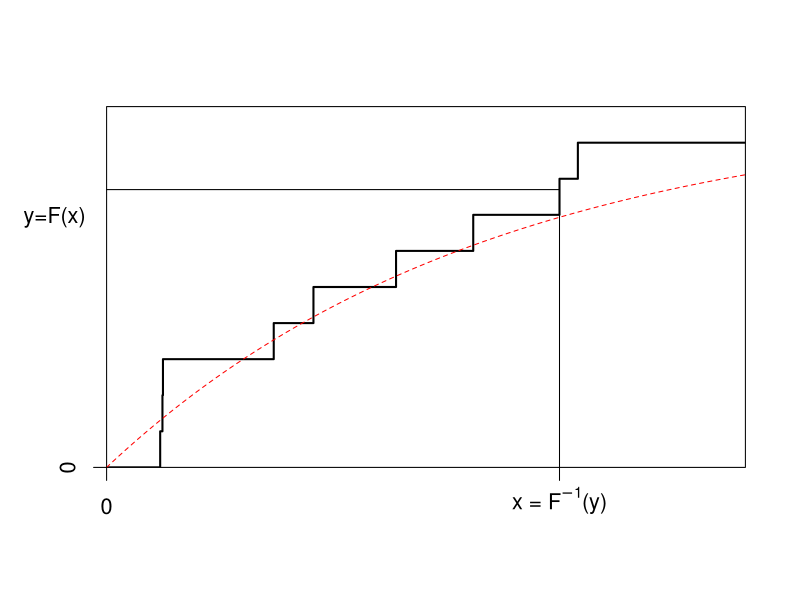
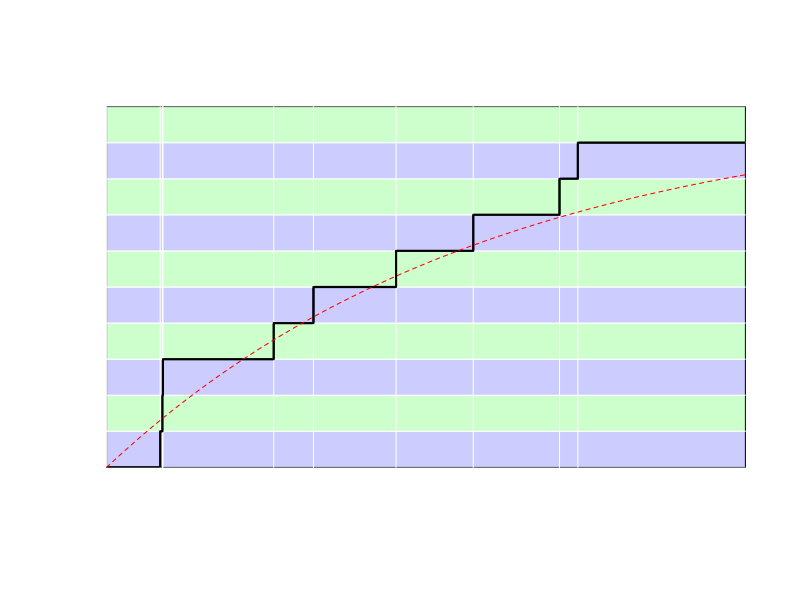

These charts were generated, in order, by the following R code: (Note: this script raises an error after producing the figures.)
## ---- chunk 1
plot.new()
par(cex=1.3)
set.seed(1)
x <- sort(c(0,rexp(10, 1/6)))
y<- (0:10)/10
plot(x,y, xlim=c(0, 10), ylim=c(0, 1), lwd=2,
        xlab="", type="s", ylab="",xaxs="i", yaxs="i", xaxt="n", yaxt="n")
vx <- seq(0, 10, by=.01)
vy<- 1-exp(-vx/6)
lines(vx,vy,lty=2,col="red")
x.6 <- x[9]
y.6 <- (sum(x<x.6))/10-.03
mtext("y=F(x)", side=2, line=2, cex=1.3, las=2, padj=-4, adj=.5) # PARA MOVERSE HACIA ARRIBA
axis(1, at=x.6, labels=expression("x =" ~ F^{-1} *"(y)"))
segments(x.6,0,x.6,y.6)
segments(0,y.6,x.6,y.6)
axis(1, at=0)
axis(2, at=0)
## ---- chunk 2
plot.new()
par(cex=1.3)
set.seed(1)
x <- sort(c(0,rexp(10, 1/6)))
y<- (0:10)/10
plot(x,y, xlim=c(0, 10), ylim=c(0, 1), lwd=2,
        xlab="", type="s", ylab="",xaxs="i", yaxs="i", xaxt="n", yaxt="n")
vx <- seq(0, 10, by=.01)
clr <- c(rgb(0,1,0,.2),rgb(0,0,1,.2))
for(i in 1:10){
  rect(-10,(i-1)/10,100,i/10,col=clr[1+i%%2],border="white")
}
abline(v=x,col="white")
lines(x,y,lwd=2,type="s")
vy<- 1-exp(-vx/6)
lines(vx,vy,lty=2,col="red")
## ---- chunk 3
set.seed(1)
n <- 10
x <- rexp(n, 1/6)
m <- 8
bootvalues <- sample(x, size=m, replace=TRUE)
## ---- chunk 4
round(bootvalues,digits=4)
## ---- chunk 5
# Ejemplo de Derrig et al
BIData <- read.csv("../../Data/DerrigResampling.csv", header =T)
BIData$Censored <- 1*(BIData$AmountPaid >= BIData$PolicyLimit)
BIDataUncensored <- subset(BIData, Censored == 0)
LER.boot <- function(ded, data, indices){
  resample.data <- data[indices,]
  sumClaims <- sum(resample.data$AmountPaid)
  sumClaims_d <- sum(pmin(resample.data$AmountPaid,ded))
  LER <-   sumClaims_d/sumClaims
  return(LER)  
}
##Derrig et al
set.seed(2019)
dVec2 <- c(4000, 5000, 10500, 11500, 14000, 18500)
OutBoot <- matrix(0,length(dVec2),6)
colnames(OutBoot) <- c("d","Estimación NP ","Sesgo bootstrap", "Bootstrap SD", 
                           "Límite inferior del CI (intervalo de confianza, en sus siglas en inglés) Normal al 95%", "Límite superior del CI Normal al 95%")
  for (i in 1:length(dVec2)) {
OutBoot[i,1] <- dVec2[i]
results <- boot(data=BIDataUncensored, statistic=LER.boot, R=1000, ded=dVec2[i])
OutBoot[i,2] <- results$t0
biasboot <- mean(results$t)-results$t0 -> OutBoot[i,3]
sdboot <- sd(results$t) -> OutBoot[i,4]
temp <- boot.ci(results)
OutBoot[i,5] <- temp$normal[2]
OutBoot[i,6] <- temp$normal[3]
}
## ---- chunk 6
knitr::kable(OutBoot, digits=5)
## ---- chunk 7
sample_x <- c(2.46,2.80,3.28,3.86,2.85,3.67,3.37,3.40,5.22,2.55,
              2.79,4.50,3.37,2.88,1.44,2.56,2.00,2.07,2.19,1.77)
## ---- chunk 8
(theta_1 <- exp(mean(sample_x)))
## ---- chunk 9
n <- length(sample_x)
(theta_2 <- exp(mean(sample_x)-var(sample_x)/(2*n)))
## ---- chunk 10
library(boot)
results <- boot(data=sample_x, 
                statistic=function(y,indices) exp(mean(y[indices])), 
                R=1000)
theta_3 <- mean(results$t)
## ---- chunk 11
plot(results)
print(results)
## ---- chunk 12
param <- function(x){
  n <- length(x)
  theta_1 <- exp(mean(x))
  theta_2 <- exp(mean(x)-var(x)/(2*n))
  results <- boot(data=x, 
                statistic=function(y,indices) exp(mean(y[indices])), 
                R=999)
  theta_3 <- mean(results$t)
  return(c(theta_1,theta_2,theta_3))
}
set.seed(2074)
ns<- 200
est <- function(n){
call_param <- function(i) param(rlnorm(n,0,1))
V <- Vectorize(call_param)(1:ns)
apply(V,1,median)
}
VN=seq(15,100,by=5)
Est <- Vectorize(est)(VN)
## ---- chunk 13
matplot(VN,t(Est),type="l", col=2:4, lty=2:4, ylim=exp(exp(1/2))+c(-1,1),
        xlab="sample size (n)", ylab="estimator")
abline(h=exp(exp(1/2)),lty=1, col=1)
legend("topleft", c("estimador bruto", "corrección de segundo orden", "bootstrap"),
       col=2:4,lty=2:4, bty="n")
## ---- chunk 14
# Example from Derrig et al
#BIData <- read.csv("./Data/DerrigResampling.csv", header =T)
BIData$Censored <- 1*(BIData$AmountPaid >= BIData$PolicyLimit)
BIDataUncensored <- subset(BIData, Censored == 0)
set.seed(2017)
PercentVec <- c(0.50, 0.80, 0.90, 0.95, 0.98)
OutBoot1 <- matrix(0,5,10)
colnames(OutBoot1) <- c("Fracción","Estimación NP ", "Sesgo bootstrap", "Bootstrap SD", 
                        "Límite inferior del CI Normal al 95%", "Límite superior del CI Normal al 95%",
                        "Límite inferior del CI básico al 95% ", "Límite superior del CI básico al 95%",
                        "Límite inferior del CI percentil al 95%", "Límite superior del CI percentil al 95% ")
for (i in 1:length(PercentVec)) {
OutBoot1[i,1] <- PercentVec[i]
results <- boot(data=BIDataUncensored$AmountPaid,
                statistic=function(X,indices)
                    quantile(X[indices],PercentVec[i]),
                 R=1000)
if (i==1){bootreal <- results$t}
OutBoot1[i,2] <- results$t0
OutBoot1[i,3] <- mean(results$t)-results$t0 
OutBoot1[i,4] <- sd(results$t) 
temp <- boot.ci(results, type = c("norm", "basic", "perc"))
OutBoot1[i,5] <- temp$normal[2]
OutBoot1[i,6] <- temp$normal[3]
OutBoot1[i,7] <- temp$basic[4]
OutBoot1[i,8] <- temp$basic[5]
OutBoot1[i,9] <- temp$percent[4]
OutBoot1[i,10] <- temp$percent[5]
}
## ---- chunk 15
knitr::kable(OutBoot1,digits=2)
## ---- chunk 16
CTE.boot <- function(data, indices, RiskLevel){
  resample.data <- data[indices,]
  X <- resample.data$AmountPaid
  cutoff <- quantile(X, RiskLevel)
  CTE <- sum(X*(X > cutoff))/sum(X > cutoff)
  return(CTE) 
}
set.seed(2017)  
PercentVec <- c(0.50, 0.80, 0.90, 0.95, 0.98)
OutBoot1 <- matrix(0,5,10)
colnames(OutBoot1) <- c("Fracción","Estimación NP", "Sesgo bootstrap", 
       "Bootstrap SD", "Límite inferior del CI normal al 95% ", "Límite superior del CI normal al 95% ",
       "Límite inferior del CI básico al 95%", "Límite superior del CI básico al 95%",
       "Límite inferior del CI percentil al 95%", "Límite superior del CI Percentil al 95% ")
  for (i in 1:length(PercentVec)) {
OutBoot1[i,1] <- PercentVec[i]
results <- boot(data=BIDataUncensored, statistic=CTE.boot, R=1000, RiskLevel=PercentVec[i])
OutBoot1[i,2] <- results$t0
OutBoot1[i,3] <- mean(results$t)-results$t0 
OutBoot1[i,4] <- sd(results$t) 
temp <- boot.ci(results, type = c("norm", "basic", "perc"))
OutBoot1[i,5] <- temp$normal[2]
OutBoot1[i,6] <- temp$normal[3]
OutBoot1[i,7] <- temp$basic[4]
OutBoot1[i,8] <- temp$basic[5]
OutBoot1[i,9] <- temp$percent[4]
OutBoot1[i,10] <- temp$percent[5]
  }
## ---- chunk 17
knitr::kable(OutBoot1,digits=2)
## ---- chunk 18
sample_x <- c(2.46,2.80,3.28,3.86,2.85,3.67,3.37,3.40,
              5.22,2.55,2.79,4.50,3.37,2.88,1.44,2.56,2.00,2.07,2.19,1.77)
## ---- chunk 19
x <- sample(sample_x,replace=TRUE)
## ---- chunk 20
library(MASS)
fit <- fitdistr(sample_x, dlnorm, list(meanlog = 1, sdlog = 1))
fit
## ---- chunk 21
x <- rlnorm(length(sample_x), meanlog=fit$estimate[1], sdlog=fit$estimate[2])
## ---- chunk 22
set.seed(2074)
CV <- matrix(NA,1e5,2)
for(s in 1:nrow(CV)){
x1 <- sample(sample_x,replace=TRUE)
x2 <- rlnorm(length(sample_x), meanlog=fit$estimate[1], sdlog=fit$estimate[2])
CV[s,] <- c(sd(x1)/mean(x1),sd(x2)/mean(x2))
}
## ---- chunk 23
plot(density(CV[,1]),col="red",main="",xlab="Coeficiente de variación", lty=1)
lines(density(CV[,2]),col="blue",lty=2)
abline(v=sd(sample_x)/mean(sample_x),lty=3)
legend("topright",c("nonparametric","parametric(LN)"),
       col=c("red","blue"),lty=1:2,bty="n")
## ---- chunk 24
# Example from Derrig et al
library(survival)                # for Surv(), survfit()
BIData$UnCensored <- 1*(BIData$AmountPaid < BIData$PolicyLimit)
## KM estimate
KM0 <- survfit(Surv(AmountPaid, UnCensored) ~ 1,  
               type="kaplan-meier", data=BIData)
set.seed(2019)
PercentVec <- c(0.50, 0.80, 0.90, 0.95, 0.98)
OutBoot1 <- matrix(NA,5,6)
colnames(OutBoot1) <- c("Fracción","Estimación KM NP", "Sesgo bootstrap",
                        "Bootstrap SD",  "Intervalo inferior del CI básico al 95% ", "Intervalo superior del CI básico al 95% ")
KM.survobj <- Surv(BIData$AmountPaid, BIData$UnCensored) 
for (i in 1:length(PercentVec)) {
OutBoot1[i,1] <- PercentVec[i]
results <- bootkm(KM.survobj, q=1-PercentVec[i], B=1000, pr = FALSE)
if (i==1){bootreal <- results}
OutBoot1[i,2] <- quantile(KM0, PercentVec[i])$quantile
OutBoot1[i,3] <- mean(results)-OutBoot1[i,2]
OutBoot1[i,4] <- sd(results) 
# temp <- boot.ci(results, type = c("norm",  "basic","perc"))
OutBoot1[i,5] <- 2*OutBoot1[i,2]-quantile(results,.975, type=6)
OutBoot1[i,6] <- 2*OutBoot1[i,2]-quantile(results,.025, type=6)
}
## ---- chunk 25
knitr::kable(OutBoot1,digits=2)
